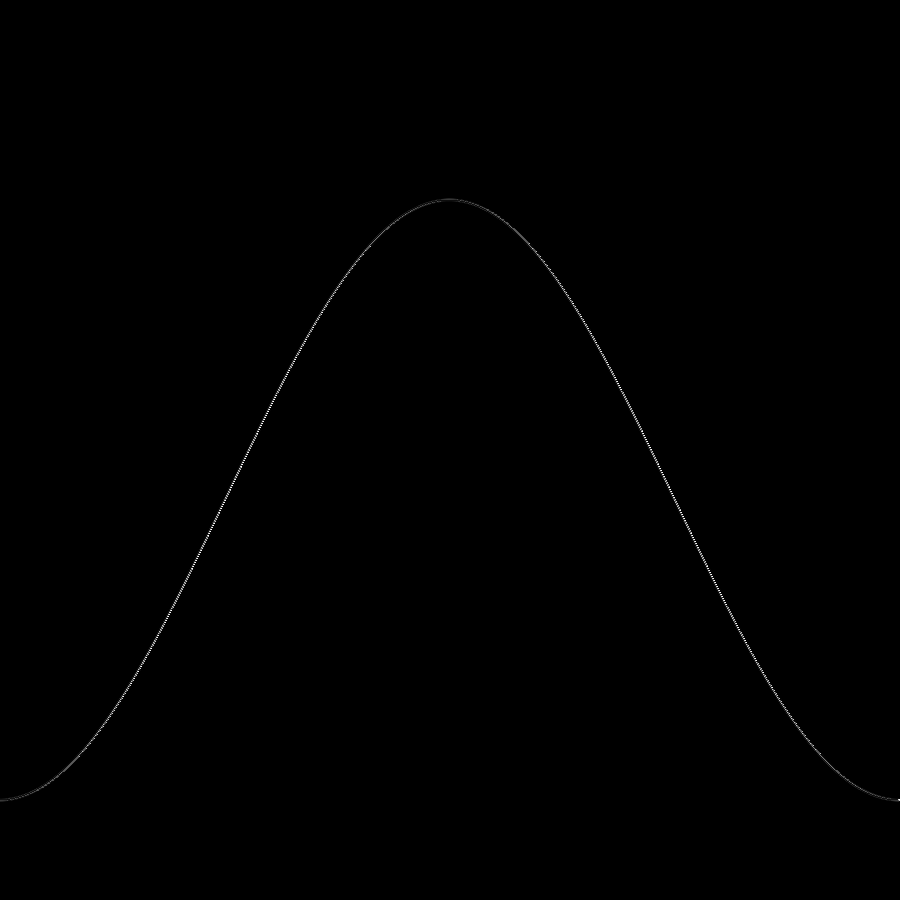
Frame 1 (no input)
Frame 60 (the mouse pressed at the canvas centre just before this capture): identical to frame 1, image omitted
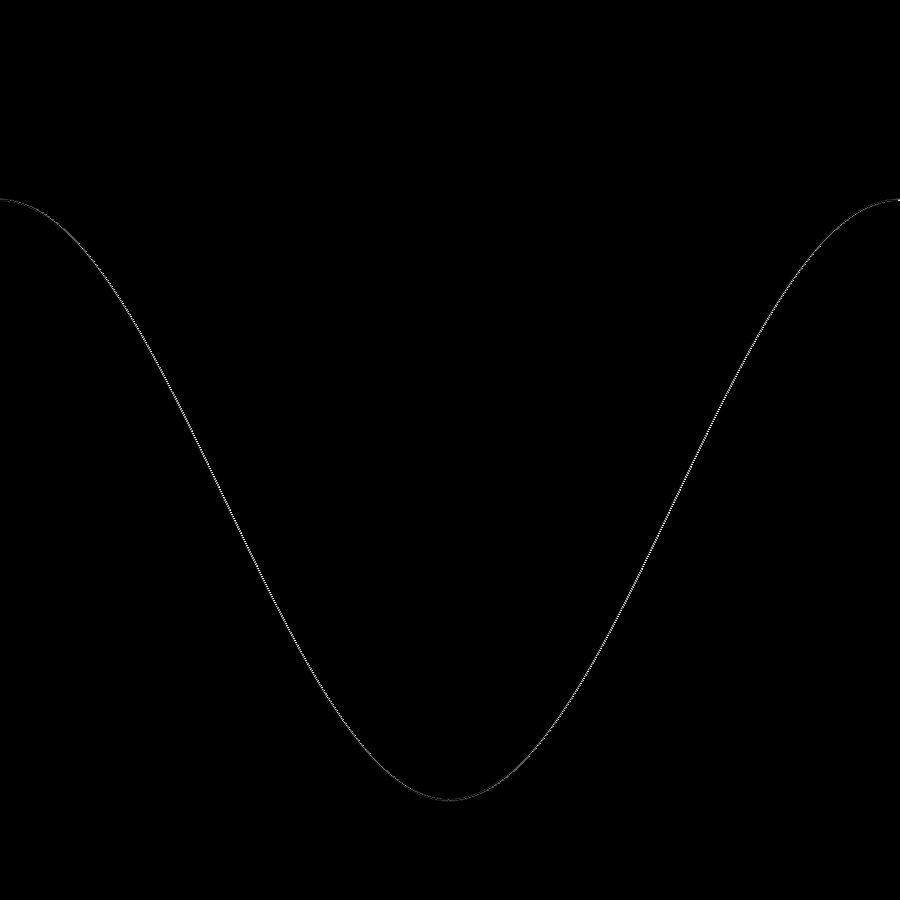
Frame 120 (the mouse held since frame 60 and released just before this capture)

The Processing sketch that drew these frames (run headless with seeded random() and noise(); from frame 60 on, the mouse is pressed at the canvas centre):

// Processing sketch: testCos
// ── testCos.pde
void setup() {

  size(900, 900);

}

void draw() {
  
  background(0);
  fill(255);
  for (int i = 0; i < width; i++) {
    ellipse(i, 500 + 300*cos((i+mouseX)*1.0/width*2*PI), 3, 3);
  }
}
